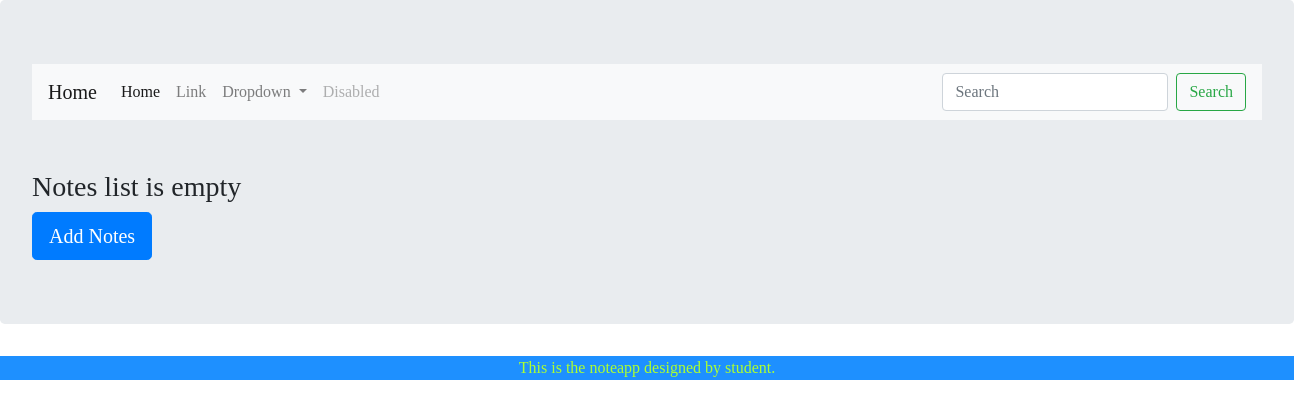
Before: /all_notes/ with the older database file.
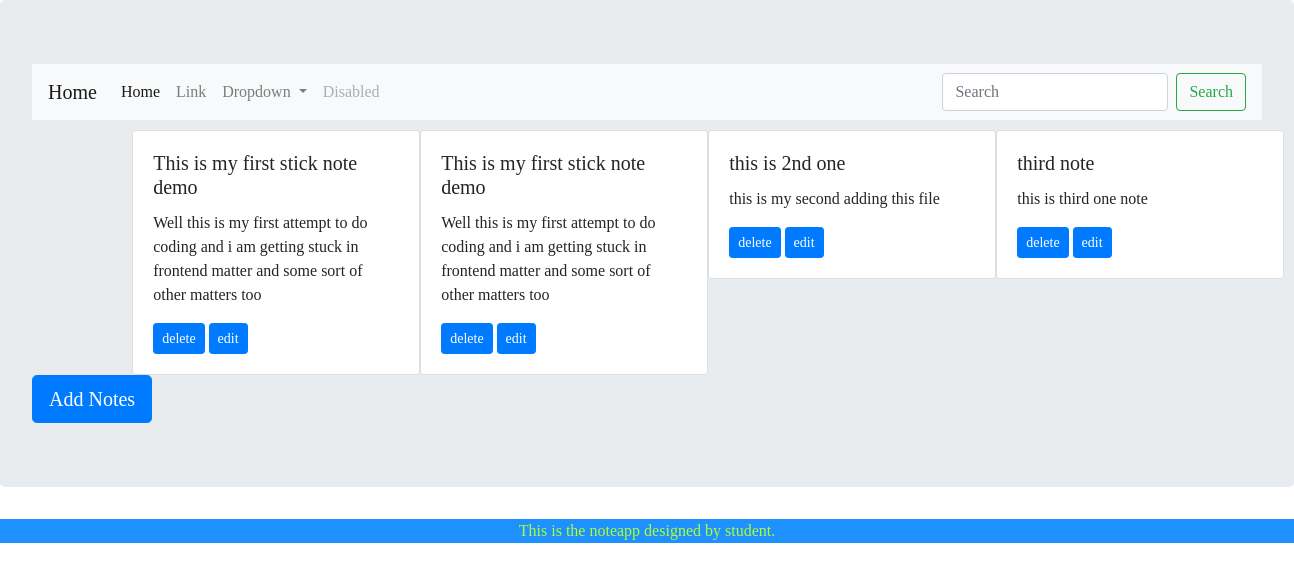
After: the same page with the newer database file.
### noteapp/models.py (models this page shows, shortened)
class Note(models.Model):
    title = models.CharField(max_length= 100)
    description = models.TextField()

### noteapp/views.py (the view)
# urls.py: path('all_notes/',views.all_notes, name='all_notes')
def all_notes(request):
    notes = Note.objects.all()
    return render(request, 'all_notes.html', context={'notes': notes})

### templates/all_notes.html (shortened to what this page needs)
{% extends 'base.html' %}
{% block content %}
{% if notes %}
  <div class="row" style="margin-top: 10px;">
  {% for note in notes %}
    <div class="column mx-5%">
      <div class="card" style="width: 18rem; margin-left: 40%;">
      <div class="card-body">
        <h5 class="card-title">{{note.title}}</h5>
        <p class="card-text">{{note.description}}</p>
        <a class="btn btn-primary btn-sm" href="{% url 'delete' note_id=note.id %}"> delete</a>
        <a class="btn btn-primary btn-sm" href="{% url 'edit' note_id=note.id %}"> edit</a>
      </div>
      </div>
    </div>
  {% endfor %}
  </div>
{% else %}
  <h3 style="margin-top: 50px;" text-align='center'> Notes list is empty</h3>
{% endif %}
<a class="btn btn-primary btn-lg" href="{% url 'add_notes' %}">Add Notes</a>
{% endblock content %}

Changed rows visible on the page:
added Note: title "This is my first stick note demo", description "Well this is my first attempt to do coding and i am getting stuck in frontend matter and some sort of other matters too"
added Note: title "This is my first stick note demo", description "Well this is my first attempt to do coding and i am getting stuck in frontend matter and some sort of other matters too"
added Note: title "this is 2nd one", description "this is my second adding this file"
added Note: title "third note", description "this is third one note"
Other visible differences:
text no longer shown: "Notes list is empty"
